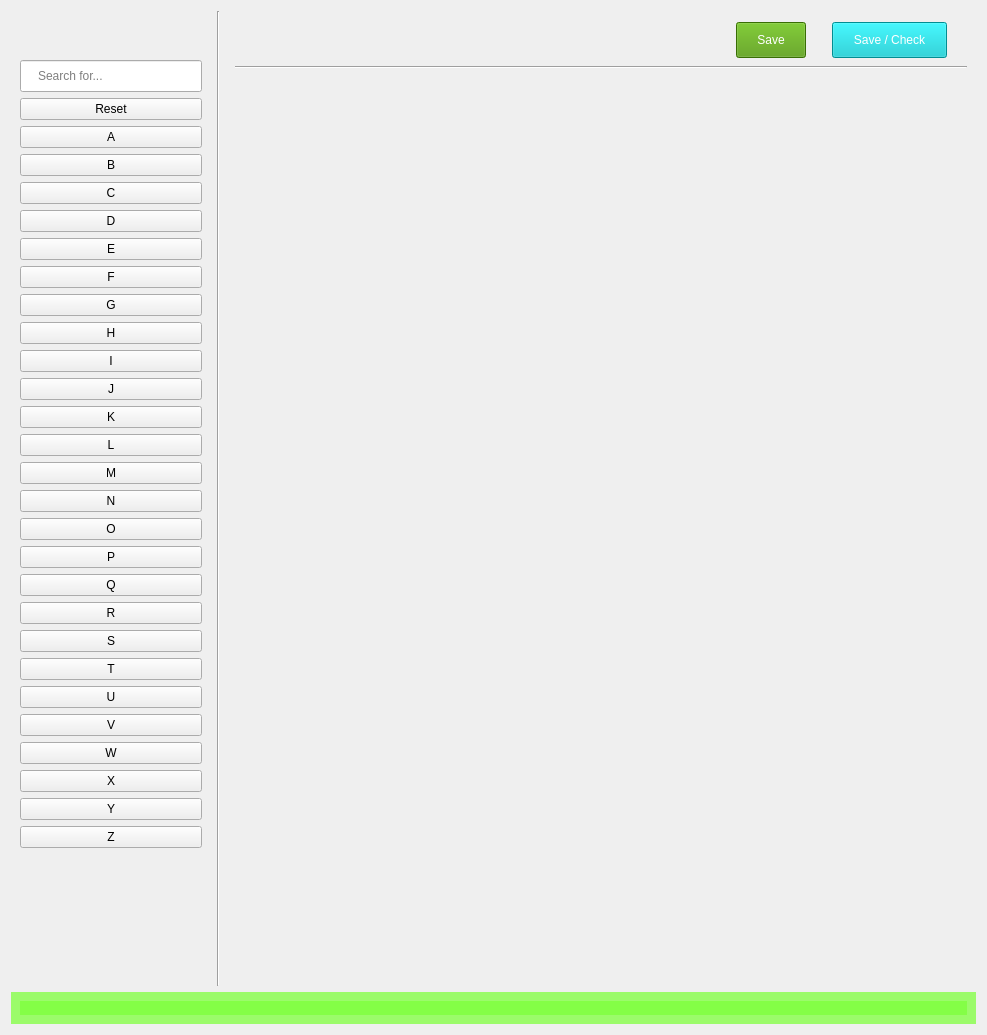
<?xml version="1.0" encoding="UTF-8"?>
<ui version="4.0">
 <class>Form</class>
 <widget class="QWidget" name="Form">
  <property name="geometry">
   <rect>
    <x>0</x>
    <y>0</y>
    <width>987</width>
    <height>1035</height>
   </rect>
  </property>
  <property name="windowTitle">
   <string>SH Dashboard</string>
  </property>
  <layout class="QGridLayout" name="gridLayout">
   <item row="0" column="0">
    <layout class="QVBoxLayout" name="body">
     <item>
      <layout class="QHBoxLayout" name="horizontalLayout">
       <item>
        <widget class="QWidget" name="left" native="true">
         <property name="minimumSize">
          <size>
           <width>200</width>
           <height>0</height>
          </size>
         </property>
         <property name="maximumSize">
          <size>
           <width>200</width>
           <height>16777215</height>
          </size>
         </property>
         <layout class="QVBoxLayout" name="verticalLayout_5">
          <item>
           <layout class="QVBoxLayout" name="verticalLayout_4">
            <item>
             <spacer name="verticalSpacer_2">
              <property name="orientation">
               <enum>Qt::Vertical</enum>
              </property>
              <property name="sizeType">
               <enum>QSizePolicy::Fixed</enum>
              </property>
              <property name="sizeHint" stdset="0">
               <size>
                <width>20</width>
                <height>10</height>
               </size>
              </property>
             </spacer>
            </item>
            <item>
             <widget class="QLabel" name="logo">
              <property name="text">
               <string/>
              </property>
              <property name="pixmap">
               <pixmap>../../../../.designer/backup/images/medium/logo-blue.png</pixmap>
              </property>
              <property name="alignment">
               <set>Qt::AlignCenter</set>
              </property>
             </widget>
            </item>
            <item>
             <spacer name="verticalSpacer">
              <property name="orientation">
               <enum>Qt::Vertical</enum>
              </property>
              <property name="sizeType">
               <enum>QSizePolicy::Fixed</enum>
              </property>
              <property name="sizeHint" stdset="0">
               <size>
                <width>20</width>
                <height>10</height>
               </size>
              </property>
             </spacer>
            </item>
            <item>
             <widget class="QLineEdit" name="search">
              <property name="styleSheet">
               <string notr="true">padding: 7px 15px;</string>
              </property>
              <property name="placeholderText">
               <string>Search for...</string>
              </property>
             </widget>
            </item>
            <item>
             <layout class="QVBoxLayout" name="filter_buttons">
              <item>
               <widget class="QPushButton" name="reset_filter">
                <property name="text">
                 <string>Reset</string>
                </property>
               </widget>
              </item>
              <item>
               <widget class="QPushButton" name="A">
                <property name="text">
                 <string>A</string>
                </property>
               </widget>
              </item>
              <item>
               <widget class="QPushButton" name="B">
                <property name="text">
                 <string>B</string>
                </property>
               </widget>
              </item>
              <item>
               <widget class="QPushButton" name="C">
                <property name="text">
                 <string>C</string>
                </property>
               </widget>
              </item>
              <item>
               <widget class="QPushButton" name="D">
                <property name="text">
                 <string>D</string>
                </property>
               </widget>
              </item>
              <item>
               <widget class="QPushButton" name="E">
                <property name="text">
                 <string>E</string>
                </property>
               </widget>
              </item>
              <item>
               <widget class="QPushButton" name="F">
                <property name="text">
                 <string>F</string>
                </property>
               </widget>
              </item>
              <item>
               <widget class="QPushButton" name="G">
                <property name="text">
                 <string>G</string>
                </property>
               </widget>
              </item>
              <item>
               <widget class="QPushButton" name="H">
                <property name="text">
                 <string>H</string>
                </property>
               </widget>
              </item>
              <item>
               <widget class="QPushButton" name="I">
                <property name="text">
                 <string>I</string>
                </property>
               </widget>
              </item>
              <item>
               <widget class="QPushButton" name="J">
                <property name="text">
                 <string>J</string>
                </property>
               </widget>
              </item>
              <item>
               <widget class="QPushButton" name="K">
                <property name="text">
                 <string>K</string>
                </property>
               </widget>
              </item>
              <item>
               <widget class="QPushButton" name="L">
                <property name="text">
                 <string>L</string>
                </property>
               </widget>
              </item>
              <item>
               <widget class="QPushButton" name="M">
                <property name="text">
                 <string>M</string>
                </property>
               </widget>
              </item>
              <item>
               <widget class="QPushButton" name="N">
                <property name="text">
                 <string>N</string>
                </property>
               </widget>
              </item>
              <item>
               <widget class="QPushButton" name="O">
                <property name="text">
                 <string>O</string>
                </property>
               </widget>
              </item>
              <item>
               <widget class="QPushButton" name="P">
                <property name="text">
                 <string>P</string>
                </property>
               </widget>
              </item>
              <item>
               <widget class="QPushButton" name="Q">
                <property name="text">
                 <string>Q</string>
                </property>
               </widget>
              </item>
              <item>
               <widget class="QPushButton" name="R">
                <property name="text">
                 <string>R</string>
                </property>
               </widget>
              </item>
              <item>
               <widget class="QPushButton" name="S">
                <property name="text">
                 <string>S</string>
                </property>
               </widget>
              </item>
              <item>
               <widget class="QPushButton" name="T">
                <property name="text">
                 <string>T</string>
                </property>
               </widget>
              </item>
              <item>
               <widget class="QPushButton" name="U">
                <property name="text">
                 <string>U</string>
                </property>
               </widget>
              </item>
              <item>
               <widget class="QPushButton" name="V">
                <property name="text">
                 <string>V</string>
                </property>
               </widget>
              </item>
              <item>
               <widget class="QPushButton" name="W">
                <property name="text">
                 <string>W</string>
                </property>
               </widget>
              </item>
              <item>
               <widget class="QPushButton" name="X">
                <property name="text">
                 <string>X</string>
                </property>
               </widget>
              </item>
              <item>
               <widget class="QPushButton" name="Y">
                <property name="text">
                 <string>Y</string>
                </property>
               </widget>
              </item>
              <item>
               <widget class="QPushButton" name="Z">
                <property name="text">
                 <string>Z</string>
                </property>
               </widget>
              </item>
             </layout>
            </item>
            <item>
             <spacer name="verticalSpacer_3">
              <property name="orientation">
               <enum>Qt::Vertical</enum>
              </property>
              <property name="sizeHint" stdset="0">
               <size>
                <width>20</width>
                <height>40</height>
               </size>
              </property>
             </spacer>
            </item>
           </layout>
          </item>
         </layout>
        </widget>
       </item>
       <item>
        <widget class="Line" name="line">
         <property name="orientation">
          <enum>Qt::Vertical</enum>
         </property>
        </widget>
       </item>
       <item>
        <layout class="QVBoxLayout" name="right">
         <item>
          <widget class="QWidget" name="actions" native="true">
           <property name="minimumSize">
            <size>
             <width>0</width>
             <height>70</height>
            </size>
           </property>
           <property name="maximumSize">
            <size>
             <width>16777215</width>
             <height>70</height>
            </size>
           </property>
           <layout class="QVBoxLayout" name="verticalLayout">
            <item>
             <layout class="QHBoxLayout" name="horizontalLayout_2">
              <property name="sizeConstraint">
               <enum>QLayout::SetDefaultConstraint</enum>
              </property>
              <item>
               <layout class="QVBoxLayout" name="btn_wrapper"/>
              </item>
              <item>
               <layout class="QVBoxLayout" name="affiliates"/>
              </item>
              <item>
               <spacer name="horizontalSpacer_2">
                <property name="orientation">
                 <enum>Qt::Horizontal</enum>
                </property>
                <property name="sizeHint" stdset="0">
                 <size>
                  <width>40</width>
                  <height>20</height>
                 </size>
                </property>
               </spacer>
              </item>
              <item>
               <widget class="QPushButton" name="save_btn">
                <property name="styleSheet">
                 <string notr="true">background-color: rgb(78, 154, 6);
color: white;
padding: 10px 20px;</string>
                </property>
                <property name="text">
                 <string>Save</string>
                </property>
               </widget>
              </item>
              <item>
               <spacer name="horizontalSpacer">
                <property name="orientation">
                 <enum>Qt::Horizontal</enum>
                </property>
                <property name="sizeType">
                 <enum>QSizePolicy::Fixed</enum>
                </property>
                <property name="sizeHint" stdset="0">
                 <size>
                  <width>20</width>
                  <height>20</height>
                 </size>
                </property>
               </spacer>
              </item>
              <item>
               <widget class="QPushButton" name="save_check_btn">
                <property name="styleSheet">
                 <string notr="true">background-color: rgb(0, 197, 204);
color: white;
padding: 10px 20px;</string>
                </property>
                <property name="text">
                 <string>Save / Check</string>
                </property>
               </widget>
              </item>
              <item>
               <spacer name="horizontalSpacer_3">
                <property name="orientation">
                 <enum>Qt::Horizontal</enum>
                </property>
                <property name="sizeType">
                 <enum>QSizePolicy::Fixed</enum>
                </property>
                <property name="sizeHint" stdset="0">
                 <size>
                  <width>20</width>
                  <height>10</height>
                 </size>
                </property>
               </spacer>
              </item>
             </layout>
            </item>
            <item>
             <widget class="Line" name="line_2">
              <property name="orientation">
               <enum>Qt::Horizontal</enum>
              </property>
             </widget>
            </item>
           </layout>
          </widget>
         </item>
         <item>
          <widget class="QWidget" name="content" native="true"/>
         </item>
        </layout>
       </item>
      </layout>
     </item>
    </layout>
   </item>
   <item row="1" column="0">
    <widget class="QWidget" name="bottom" native="true">
     <property name="maximumSize">
      <size>
       <width>16777215</width>
       <height>60</height>
      </size>
     </property>
     <property name="styleSheet">
      <string notr="true">background: rgba(123, 255, 56, 186)</string>
     </property>
     <layout class="QHBoxLayout" name="horizontalLayout_3">
      <item>
       <layout class="QVBoxLayout" name="verticalLayout_2">
        <property name="spacing">
         <number>0</number>
        </property>
        <property name="sizeConstraint">
         <enum>QLayout::SetFixedSize</enum>
        </property>
        <item>
         <widget class="QLabel" name="status">
          <property name="text">
           <string/>
          </property>
          <property name="alignment">
           <set>Qt::AlignCenter</set>
          </property>
         </widget>
        </item>
       </layout>
      </item>
     </layout>
    </widget>
   </item>
  </layout>
 </widget>
 <resources/>
 <connections/>
</ui>
